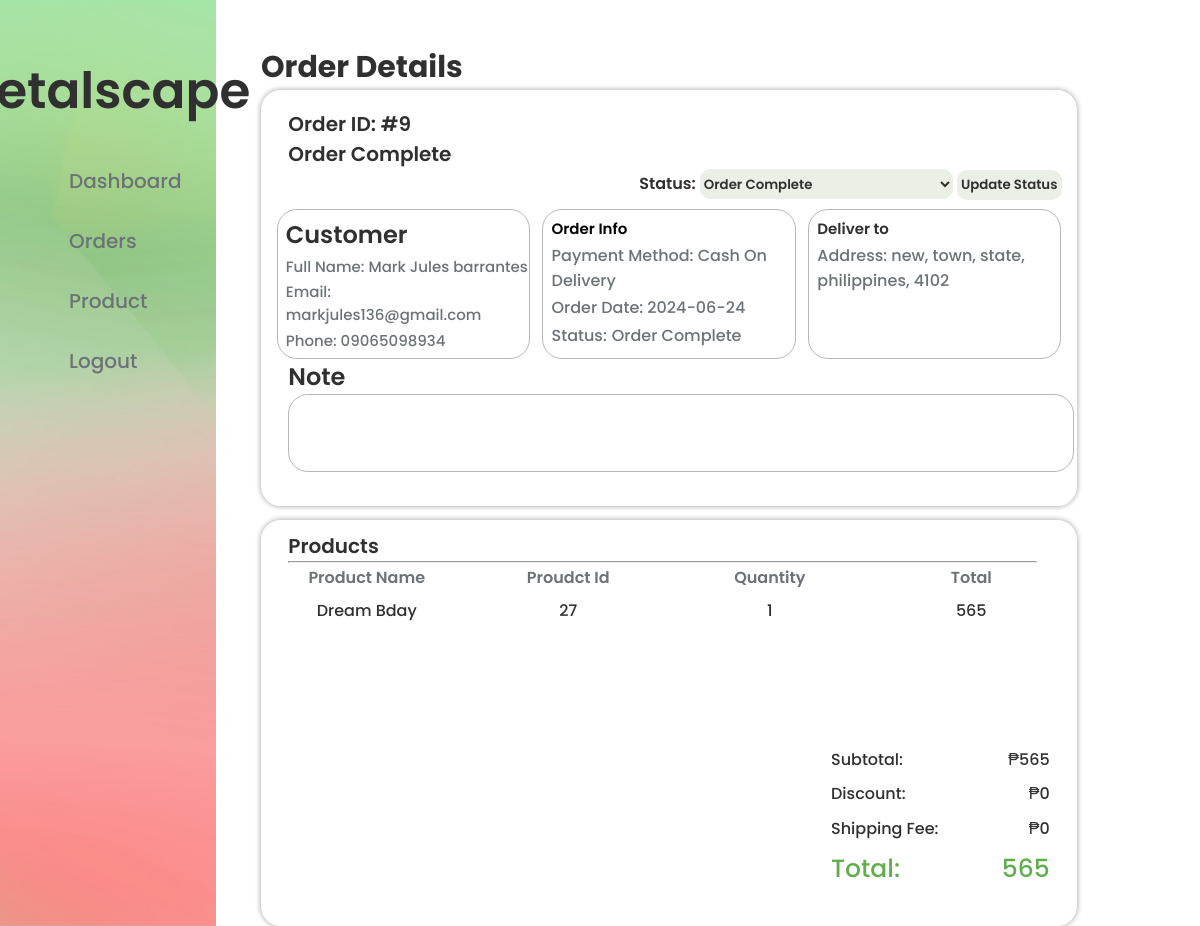
The app's page /orderPage.php?orderId=9 (signed in) with its own data.
### tables this page shows
CREATE TABLE `orders` (
  `id` int(124) NOT NULL,
  `accountId` int(124) NOT NULL,
  `productId` int(124) NOT NULL,
  `name` varchar(124) NOT NULL,
  `quantity` int(124) NOT NULL,
  `email` varchar(124) NOT NULL,
  `address` varchar(248) NOT NULL,
  `contactNumber` varchar(248) NOT NULL,
  `modeOfPayment` varchar(124) NOT NULL,
  `message` varchar(1000) NOT NULL,
  `status` int(124) NOT NULL COMMENT '0 for "waiting for payment", 1 for "accepted payment/to be ship", 3 for "out for delivery"',
  `receipt` varchar(1000) NOT NULL COMMENT 'if gcash payment',
  `orderDate` datetime NOT NULL
);

CREATE TABLE `products` (
  `id` int(124) NOT NULL,
  `name` varchar(124) NOT NULL,
  `description` varchar(1000) NOT NULL,
  `price` int(124) NOT NULL,
  `quantity` int(124) NOT NULL,
  `category` varchar(124) NOT NULL,
  `img` varchar(1024) NOT NULL,
  `archive` int(124) NOT NULL COMMENT '1 means archived'
);

### orderPage.php (the view, shortened to what this page needs)
<!DOCTYPE html>
<html lang="en">
<head>
    <?php
    include_once 'functions/func_adminCheck.php';
    ?>
    <link rel="stylesheet" href="css/orderpage.css">
    <?php
    $orderId = $_GET['orderId'];
    $query = "SELECT * FROM `orders` WHERE id = '$orderId'";
    $result = mysqli_query($conn, $query);
    $rows = mysqli_fetch_assoc($result);
    $name = $rows['name'];
    $email = $rows['email'];
    $contactNumber = $rows['contactNumber'];
    $mop = $rows['modeOfPayment'];
    $date = date('Y-m-d', strtotime($rows['orderDate']));
    $status = $rows['status'];
    $address = $rows['address'];
    $message = $rows['message'];
    $quantity = $rows['quantity'];
    $productId = $rows['productId'];
    $prodouctQuery = "SELECT * FROM `products` where id = $productId";
    $productResult = mysqli_query($conn, $prodouctQuery);
    $productRow = mysqli_fetch_assoc($productResult);
    ?>
</head>
<body>
    <div class="main-container">
        <div class="admin-bg">
            <?php
            include 'constants/sidebar.php'
            ?>
        </div>
        <div class="order-detail-main-cont">
            <div class="order-details-txt">
                <h1>Order Details</h1>
            </div>
            <div class="order-details-cont">
                <div class="order-id">
                    <h2>
                        Order ID: #<?php echo $orderId ?>
                        <span class="status"> <?php if ($status == 0) { ?>Waiting For Payment<?php } else if ($status == 1) { ?>Payment Accepted/To be ship<?php } else if ($status == 2) { ?>Out for delivery<?php } else if ($status == 3) { ?><p>Order Complete<?php } else if ($status == 4) { ?>Cancelled<?php } else { ?>Error<?php } ?></span>
                    </h2>
                </div>
                <div class="update-status-btn">
                    <form action="functions/func_updateOrderStatus.php" method="post">
                        <label for="status">Status:</label>
                        <select name="status" id="status">
                            <option value="3" <?php if ($status == 3) echo 'selected'; ?>>Order Complete</option>
                        </select>
                        <button type="submit">Update Status</button>
                    </form>
                </div>
                <div class="customer-order-delivery-info">
                    <div class="customer-info">
                        <h2>Customer</h2>
                        <p>Full Name: <?php echo $name ?></p>
                        <p>Email: <?php echo $email ?></p>
                        <p>Phone: <?php echo $contactNumber ?></p>
                    </div>
                    <div class="order-info">
                        <h2>Order Info</h2>
                        <p>Payment Method: <?php if ($mop == 'cod') { ?>Cash On Delivery<?php } else { ?> Gcash Payment<?php } ?></p>
                        <p>Order Date: <?php echo $date ?></p>
                        <div class="status-order">
                            <p>Status:<?php if ($status == 0) { ?>Waiting For Payment<?php } else if ($status == 1) { ?>Payment Accepted/To be ship<?php } else if ($status == 2) { ?>Out for delivery<?php } else if ($status == 3) { ?><br>
                            <p>Order Complete<?php } else { ?>Error<?php } ?></p>
                        </div>
                    </div>
                    <div class="delivery-info">
                        <h2>Deliver to</h2>
                        <p>Address: <?php echo $address ?></p>
                    </div>
                </div>
                <div class="message">
                    <h2>Note</h2>
                    <p><?php echo $message ?></p>
                </div>
            </div>
            <div class="product-total-cont">
                <div class="product-txt">
                    <h2>Products</h2>
                    <hr>
                </div>
                <div>
                    <table class="product-info-table">
                        <tr>
                            <th>Product Name</th>
                            <th>Proudct Id</th>
                            <th>Quantity</th>
                            <th>Total</th>
                        </tr>
                        <?php
                        $productNameInfo = $productRow['name'];
                        $productIdInfo = $productRow['id'];
                        $productPriceInfo = $productRow['price'];
                        $total = $productPriceInfo * $quantity;
                        ?>
                        <tr class="product-info-cont">
                            <td><?php echo $productNameInfo ?></td>
                            <td><?php echo $productIdInfo ?></td>
                            <td><?php echo $quantity ?></td>
                            <td><?php echo $total ?></td>
                        </tr>
                    </table>
                </div>
                <div class="total-info-cont">
                    <div class="total-info">
                        <p>Subtotal:<span style="float: right;"> ₱<?php echo $total ?></span></p>
                        <p>Discount: <span style="float: right;">₱0</p></span>
                        <p>Shipping Fee:<span style="float: right;"> ₱0</p></span>
                        <p class="total-txt">Total:<span style="float: right;"><?php echo $total ?></span></p>
                    </div>
                </div>
            </div>
        </div>
    </div>
</body>
</html>

### css/orderpage.css (style rules this page uses)
* { padding: 0; margin: 0; }
.main-container { display: flex; flex-direction: row; }
.order-detail-main-cont { width: 75%; }
.order-details-txt { margin-top: 5%; padding-left: 5%; }
.order-details-txt h1 { font-size: 30px; font-family: "Poppins", sans-serif; font-weight: 700; font-style: normal; color: #303030; }
.order-details-cont { width: 90%; background-color: #FFFFFF; margin-left: 5%; border: 3px solid #FFFFFF; height: 410px; border-radius: 20px; box-shadow: 0px 0px 5px 1px #B7B7B7; }
.order-id { margin-top: 2%; padding-left: 3%; }
.order-id h2 { color: #303030; font-family: "Poppins", sans-serif; font-weight: 600; font-style: normal; font-size: 20px; }
.update-status-btn { display: flex; justify-content: flex-end; width: 100%; height: 40px; }
.update-status-btn label { color: #303030; font-family: "Poppins", sans-serif; font-weight: 600; font-style: normal; margin-left: -5%; }
.update-status-btn select { color: #303030; font-family: "Poppins", sans-serif; font-weight: 600; font-style: normal; height: 30px; border-radius: 10px; background-color: #EAF0E5; border-style: none; }
.update-status-btn button { color: #303030; font-family: "Poppins", sans-serif; font-weight: 600; font-style: normal; padding: 1%; background-color: #EAF0E5; border-style: none; height: 30px; border-radius: 10px; }
.customer-order-delivery-info { width: 100%; height: 150px; display: flex; justify-content: space-evenly; }
.customer-info { width: 30%; border: 1px solid #B7B7B7; border-radius: 20px; padding-left: 1%; }
.customer-info h2 { color: #303030; font-family: "Poppins", sans-serif; font-weight: 600; font-style: normal; padding-top: 3%; }
.customer-info p { padding-top: 1%; color: #6C7275; font-family: "Poppins", sans-serif; font-weight: 500; font-style: normal; font-size: 15px; }
.order-info { width: 30%; border: 1px solid #B7B7B7; border-radius: 20px; padding-left: 1%; }
.order-info h2 { font-family: "Poppins", sans-serif; font-weight: 600; font-style: normal; padding-top: 3%; font-size: 15px; }
.order-info p { padding-top: 1%; color: #6C7275; font-family: "Poppins", sans-serif; font-weight: 500; font-style: normal; }
.status-order { display: flex; width: auto; flex-wrap: wrap; column-gap: 5px; }
.delivery-info { width: 30%; border: 1px solid #B7B7B7; border-radius: 20px; padding-left: 1%; }
.delivery-info h2 { color: #303030; font-family: "Poppins", sans-serif; font-weight: 600; font-style: normal; padding-top: 3%; font-size: 15px; }
.delivery-info p { padding-top: 1%; color: #6C7275; font-family: "Poppins", sans-serif; font-weight: 500; font-style: normal; }
.message { height: 100px; padding-left: 3%; width: 97%; }
.message h2 { color: #303030; font-family: "Poppins", sans-serif; font-weight: 600; font-style: normal; }
.message p { font-size: 15px; color: #6C7275; font-family: "Poppins", sans-serif; font-weight: 500; font-style: normal; border: 1px solid #B7B7B7; border-radius: 20px; height: 60px; overflow-y: scroll; padding: 1%; }
.product-total-cont { width: 90%; background-color: #FFFFFF; margin-left: 5%; border: 3px solid #FFFFFF; height: 400px; border-radius: 20px; box-shadow: 0px 0px 5px 1px #B7B7B7; margin-top: 1.5%; }
.product-txt { padding-top: 1%; padding-left: 3%; }
.product-txt hr { width: 95%; }
.product-txt h2 { color: #303030; font-family: "Poppins", sans-serif; font-weight: 600; font-style: normal; font-size: 20px; }
.product-info-table { width: 100%; height: 180px; }
.product-info-table tr { width: 100%; display: flex; flex-direction: row; }
.product-info-table th { width: 100%; color: #6C7275; font-family: "Poppins", sans-serif; font-weight: 600; font-style: normal; }
.product-info-table td { padding-top: 1%; width: 100%; text-align: center; color: #303030; font-family: "Poppins", sans-serif; font-weight: 500; font-style: normal; }
.product-info-cont { overflow-y: scroll; height: 120px; }
.total-info-cont { width: 100%; height: 150px; display: flex; flex-direction: column; align-items: flex-end; }
.total-info { padding-right: 3%; width: 27%; height: 100%; display: flex; flex-direction: column; justify-content: space-around; }
.total-info p { color: #303030; font-family: "Poppins", sans-serif; font-weight: 500; }
.total-info p.total-txt { color: #61AE4C; font-size: 25px; }

### css/sidebar.css (style rules this page uses)
* { padding: 0; margin: 0; }
.admin-bg { background-image: url('../img/admin-bg.png'); background-repeat: no-repeat; background-size: cover; width: 18%; }

### records on screen
orders: status "Order Complete", name "Mark Jules barrantes", email "markjules136@gmail.com", contactNumber "09065098934", orderDate "2024-06-24", address "new, town, state, philippines, 4102", quantity "1"
products: name "Dream Bday", id "27", price "565"

### other values on screen
$orderId "9"
